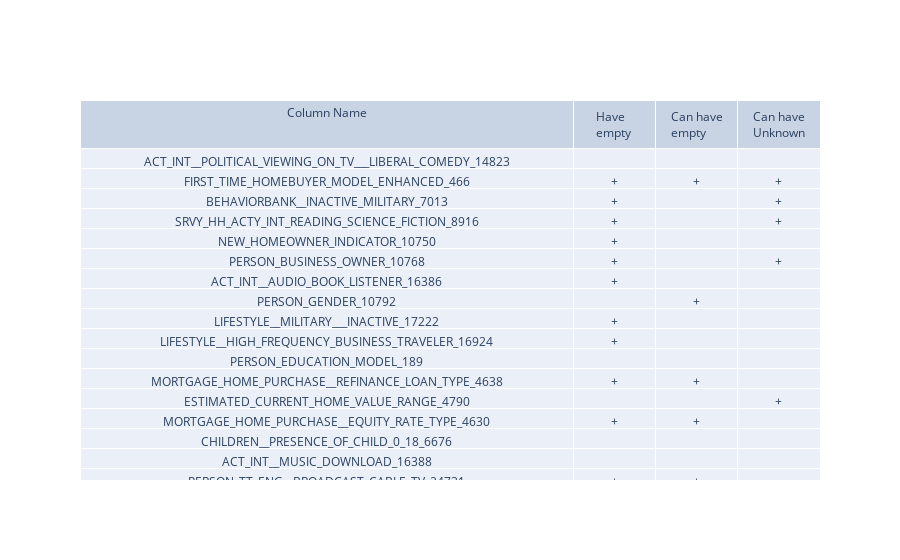

Notebook code cell kept with this figure:
### Code cell
col_names = load_main_column_names(segment_header_file)                

col_names_with_null = check_column_names(col_names, load_column_names("seg145HaveNullColumnNames.txt"))       
col_names_with_null_avail = check_column_names(col_names, load_column_names("seg145CanHaveNullColumnNames.txt"))                
col_names_with_unknown = check_column_names(col_names, load_column_names("seg145HaveUnknownColumnNames.txt"))             

print("seg145")
fig = go.Figure(data=[go.Table(columnwidth=[66,11,11,11], header=dict(values=["Column Name","Have empty","Can have empty", "Can have Unknown"]),
                 cells=dict(values=[col_names, col_names_with_null, col_names_with_null_avail, col_names_with_unknown]))
                     ])
fig.show()

### Figure 1 — Plotly figure (JSON) as saved in the notebook; plotly's stock layout.template omitted (floating-point values rounded to 4 significant figures; data arrays with more than 128 entries replaced by an {"elided": "..."} marker saying what was removed)
{"data": [{"cells": {"values": {"elided": "4x59 str values"}}, "columnwidth": [66, 11, 11, 11], "header": {"values": ["Column Name", "Have empty", "Can have empty", "Can have Unknown"]}, "type": "table"}], "layout": {}}
